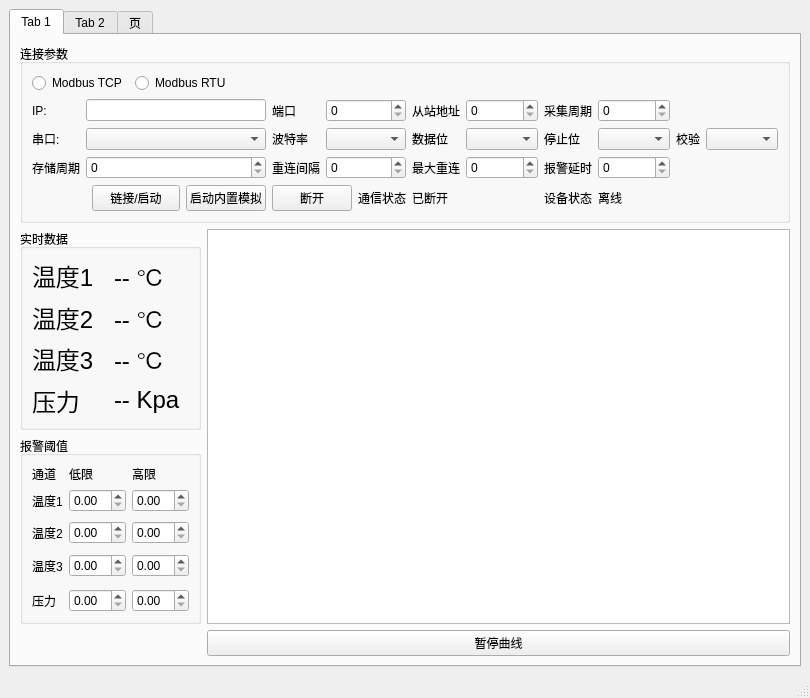
<?xml version="1.0" encoding="UTF-8"?>
<ui version="4.0">
 <class>MainWindow</class>
 <widget class="QMainWindow" name="MainWindow">
  <property name="geometry">
   <rect>
    <x>0</x>
    <y>0</y>
    <width>702</width>
    <height>589</height>
   </rect>
  </property>
  <property name="windowTitle">
   <string>MainWindow</string>
  </property>
  <widget class="QWidget" name="centralwidget">
   <layout class="QHBoxLayout" name="horizontalLayout">
    <item>
     <widget class="QTabWidget" name="tabWidget">
      <property name="currentIndex">
       <number>0</number>
      </property>
      <widget class="QWidget" name="connectionPage">
       <attribute name="title">
        <string>Tab 1</string>
       </attribute>
       <layout class="QGridLayout" name="gridLayout_5">
        <item row="0" column="0">
         <layout class="QGridLayout" name="gridLayout_4" rowstretch="0,1,0,0" columnstretch="1,4">
          <item row="1" column="1" rowspan="2">
           <widget class="QChartView" name="graphicsView"/>
          </item>
          <item row="2" column="0">
           <widget class="QGroupBox" name="alarmGBox">
            <property name="title">
             <string>报警阈值</string>
            </property>
            <layout class="QGridLayout" name="gridLayout_3">
             <item row="1" column="0">
              <widget class="QLabel" name="label_9">
               <property name="text">
                <string>温度1</string>
               </property>
              </widget>
             </item>
             <item row="0" column="2">
              <widget class="QLabel" name="label_6">
               <property name="text">
                <string>高限</string>
               </property>
              </widget>
             </item>
             <item row="0" column="0">
              <widget class="QLabel" name="label">
               <property name="text">
                <string>通道</string>
               </property>
              </widget>
             </item>
             <item row="3" column="0">
              <widget class="QLabel" name="label_8">
               <property name="text">
                <string>温度2</string>
               </property>
              </widget>
             </item>
             <item row="0" column="1">
              <widget class="QLabel" name="label_5">
               <property name="text">
                <string>低限</string>
               </property>
              </widget>
             </item>
             <item row="4" column="0" rowspan="3">
              <widget class="QLabel" name="label_7">
               <property name="text">
                <string>温度3</string>
               </property>
              </widget>
             </item>
             <item row="7" column="0">
              <widget class="QLabel" name="label_10">
               <property name="text">
                <string>压力</string>
               </property>
              </widget>
             </item>
             <item row="2" column="2" rowspan="3">
              <widget class="QDoubleSpinBox" name="temp2_highRange"/>
             </item>
             <item row="1" column="2">
              <widget class="QDoubleSpinBox" name="temp1_highRange"/>
             </item>
             <item row="1" column="1">
              <widget class="QDoubleSpinBox" name="temp1_lowRange"/>
             </item>
             <item row="2" column="1" rowspan="3">
              <widget class="QDoubleSpinBox" name="temp2_lowRange"/>
             </item>
             <item row="5" column="1">
              <widget class="QDoubleSpinBox" name="temp3_lowRange"/>
             </item>
             <item row="5" column="2">
              <widget class="QDoubleSpinBox" name="temp3_highRange"/>
             </item>
             <item row="7" column="1">
              <widget class="QDoubleSpinBox" name="pressure_lowRange"/>
             </item>
             <item row="7" column="2">
              <widget class="QDoubleSpinBox" name="pressure_highRange"/>
             </item>
            </layout>
           </widget>
          </item>
          <item row="3" column="1">
           <widget class="QPushButton" name="pauseChartButton">
            <property name="text">
             <string>暂停曲线</string>
            </property>
           </widget>
          </item>
          <item row="1" column="0">
           <widget class="QGroupBox" name="dataGBox">
            <property name="title">
             <string>实时数据</string>
            </property>
            <layout class="QGridLayout" name="gridLayout_2" rowminimumheight="0,0,0,0">
             <item row="3" column="0">
              <widget class="QLabel" name="label_4">
               <property name="text">
                <string>&lt;html&gt;&lt;head/&gt;&lt;body&gt;&lt;p&gt;&lt;span style=&quot; font-size:18pt;&quot;&gt;压力&lt;/span&gt;&lt;/p&gt;&lt;/body&gt;&lt;/html&gt;</string>
               </property>
              </widget>
             </item>
             <item row="1" column="0">
              <widget class="QLabel" name="label_2">
               <property name="text">
                <string>&lt;html&gt;&lt;head/&gt;&lt;body&gt;&lt;p&gt;&lt;span style=&quot; font-size:18pt;&quot;&gt;温度2&lt;/span&gt;&lt;/p&gt;&lt;/body&gt;&lt;/html&gt;</string>
               </property>
              </widget>
             </item>
             <item row="2" column="0">
              <widget class="QLabel" name="label_3">
               <property name="text">
                <string>&lt;html&gt;&lt;head/&gt;&lt;body&gt;&lt;p&gt;&lt;span style=&quot; font-size:18pt;&quot;&gt;温度3&lt;/span&gt;&lt;/p&gt;&lt;/body&gt;&lt;/html&gt;</string>
               </property>
              </widget>
             </item>
             <item row="3" column="1">
              <widget class="QLabel" name="pressure">
               <property name="text">
                <string>&lt;html&gt;&lt;head/&gt;&lt;body&gt;&lt;p&gt;&lt;span style=&quot; font-size:18pt;&quot;&gt;-- Kpa&lt;/span&gt;&lt;/p&gt;&lt;/body&gt;&lt;/html&gt;</string>
               </property>
              </widget>
             </item>
             <item row="2" column="1">
              <widget class="QLabel" name="temp3">
               <property name="text">
                <string>&lt;html&gt;&lt;head/&gt;&lt;body&gt;&lt;p&gt;&lt;span style=&quot; font-size:18pt;&quot;&gt;-- ℃&lt;/span&gt;&lt;/p&gt;&lt;/body&gt;&lt;/html&gt;</string>
               </property>
              </widget>
             </item>
             <item row="0" column="0">
              <widget class="QLabel" name="label_1">
               <property name="text">
                <string>&lt;html&gt;&lt;head/&gt;&lt;body&gt;&lt;p&gt;&lt;span style=&quot; font-size:18pt;&quot;&gt;温度1&lt;/span&gt;&lt;/p&gt;&lt;/body&gt;&lt;/html&gt;</string>
               </property>
              </widget>
             </item>
             <item row="1" column="1">
              <widget class="QLabel" name="temp2">
               <property name="text">
                <string>&lt;html&gt;&lt;head/&gt;&lt;body&gt;&lt;p&gt;&lt;span style=&quot; font-size:18pt;&quot;&gt;-- ℃&lt;/span&gt;&lt;/p&gt;&lt;/body&gt;&lt;/html&gt;</string>
               </property>
              </widget>
             </item>
             <item row="0" column="1">
              <widget class="QLabel" name="temp1">
               <property name="text">
                <string>&lt;html&gt;&lt;head/&gt;&lt;body&gt;&lt;p&gt;&lt;span style=&quot; font-size:18pt;&quot;&gt;-- ℃&lt;/span&gt;&lt;/p&gt;&lt;/body&gt;&lt;/html&gt;</string>
               </property>
              </widget>
             </item>
            </layout>
           </widget>
          </item>
          <item row="0" column="0" colspan="2">
           <widget class="QGroupBox" name="conParaGBox">
            <property name="title">
             <string>连接参数</string>
            </property>
            <layout class="QGridLayout" name="gridLayout">
             <item row="4" column="6">
              <widget class="QLabel" name="label_Port_4">
               <property name="text">
                <string>重连间隔</string>
               </property>
              </widget>
             </item>
             <item row="1" column="7" colspan="2">
              <widget class="QSpinBox" name="spinPort"/>
             </item>
             <item row="6" column="12">
              <widget class="QLabel" name="label_14">
               <property name="text">
                <string>设备状态</string>
               </property>
              </widget>
             </item>
             <item row="6" column="8">
              <widget class="QLabel" name="label_13">
               <property name="text">
                <string>通信状态</string>
               </property>
              </widget>
             </item>
             <item row="1" column="0">
              <widget class="QLabel" name="label_IP">
               <property name="text">
                <string>IP:</string>
               </property>
              </widget>
             </item>
             <item row="1" column="9">
              <widget class="QLabel" name="label_Addr">
               <property name="text">
                <string>从站地址</string>
               </property>
              </widget>
             </item>
             <item row="3" column="13">
              <widget class="QComboBox" name="stopBitsCombo"/>
             </item>
             <item row="4" column="10">
              <widget class="QSpinBox" name="maxReconnectSpin"/>
             </item>
             <item row="4" column="9">
              <widget class="QLabel" name="label_Addr_3">
               <property name="text">
                <string>最大重连</string>
               </property>
              </widget>
             </item>
             <item row="3" column="9">
              <widget class="QLabel" name="label_dataBits">
               <property name="text">
                <string>数据位</string>
               </property>
              </widget>
             </item>
             <item row="3" column="12">
              <widget class="QLabel" name="label_stopBits">
               <property name="text">
                <string>停止位</string>
               </property>
              </widget>
             </item>
             <item row="1" column="13">
              <widget class="QSpinBox" name="spinInterval"/>
             </item>
             <item row="6" column="2" colspan="2">
              <widget class="QPushButton" name="conTcp">
               <property name="text">
                <string>链接/启动</string>
               </property>
              </widget>
             </item>
             <item row="4" column="13">
              <widget class="QSpinBox" name="alarmDelaySpin"/>
             </item>
             <item row="1" column="6">
              <widget class="QLabel" name="label_Port">
               <property name="text">
                <string>端口</string>
               </property>
              </widget>
             </item>
             <item row="0" column="3" colspan="2">
              <widget class="QRadioButton" name="radioButton_2">
               <property name="text">
                <string>Modbus RTU</string>
               </property>
              </widget>
             </item>
             <item row="4" column="7" colspan="2">
              <widget class="QSpinBox" name="reconnectIntervalSpin"/>
             </item>
             <item row="3" column="16">
              <widget class="QComboBox" name="parityCombo"/>
             </item>
             <item row="3" column="14">
              <widget class="QLabel" name="label_check">
               <property name="text">
                <string>校验</string>
               </property>
              </widget>
             </item>
             <item row="3" column="7" colspan="2">
              <widget class="QComboBox" name="baudCombo"/>
             </item>
             <item row="6" column="4" colspan="2">
              <widget class="QPushButton" name="pushButton">
               <property name="text">
                <string>启动内置模拟</string>
               </property>
              </widget>
             </item>
             <item row="6" column="9">
              <widget class="QLabel" name="statusLabel">
               <property name="text">
                <string>已断开</string>
               </property>
              </widget>
             </item>
             <item row="6" column="6" colspan="2">
              <widget class="QPushButton" name="disCon">
               <property name="text">
                <string>断开</string>
               </property>
              </widget>
             </item>
             <item row="3" column="6">
              <widget class="QLabel" name="label_Baud">
               <property name="text">
                <string>波特率</string>
               </property>
              </widget>
             </item>
             <item row="3" column="0">
              <widget class="QLabel" name="label_COM">
               <property name="text">
                <string>串口:</string>
               </property>
              </widget>
             </item>
             <item row="1" column="12">
              <widget class="QLabel" name="label_Cycle">
               <property name="text">
                <string>采集周期</string>
               </property>
              </widget>
             </item>
             <item row="0" column="0" colspan="3">
              <widget class="QRadioButton" name="radioButton">
               <property name="text">
                <string>Modbus TCP</string>
               </property>
              </widget>
             </item>
             <item row="3" column="10">
              <widget class="QComboBox" name="dataBitsCombo"/>
             </item>
             <item row="1" column="10">
              <widget class="QSpinBox" name="spinSlaveAddr"/>
             </item>
             <item row="4" column="12">
              <widget class="QLabel" name="label_Cycle_3">
               <property name="text">
                <string>报警延时</string>
               </property>
              </widget>
             </item>
             <item row="6" column="13" colspan="2">
              <widget class="QLabel" name="onlineLabel">
               <property name="text">
                <string>离线</string>
               </property>
              </widget>
             </item>
             <item row="4" column="0">
              <widget class="QLabel" name="label_IP_3">
               <property name="text">
                <string>存储周期</string>
               </property>
              </widget>
             </item>
             <item row="1" column="1" colspan="5">
              <widget class="QLineEdit" name="ipLine"/>
             </item>
             <item row="3" column="1" colspan="5">
              <widget class="QComboBox" name="serialPortCombo"/>
             </item>
             <item row="4" column="1" colspan="5">
              <widget class="QSpinBox" name="saveIntervalSpin"/>
             </item>
            </layout>
           </widget>
          </item>
         </layout>
        </item>
       </layout>
      </widget>
      <widget class="QWidget" name="historyPage">
       <attribute name="title">
        <string>Tab 2</string>
       </attribute>
       <layout class="QVBoxLayout" name="verticalLayout">
        <item>
         <layout class="QHBoxLayout" name="horizontalLayout_2">
          <item>
           <widget class="QLabel" name="label_12">
            <property name="minimumSize">
             <size>
              <width>40</width>
              <height>0</height>
             </size>
            </property>
            <property name="maximumSize">
             <size>
              <width>50</width>
              <height>16777215</height>
             </size>
            </property>
            <property name="text">
             <string>开始时间</string>
            </property>
           </widget>
          </item>
          <item>
           <widget class="QDateTimeEdit" name="startEdit"/>
          </item>
          <item>
           <spacer name="horizontalSpacer">
            <property name="orientation">
             <enum>Qt::Horizontal</enum>
            </property>
            <property name="sizeType">
             <enum>QSizePolicy::Fixed</enum>
            </property>
            <property name="sizeHint" stdset="0">
             <size>
              <width>50</width>
              <height>20</height>
             </size>
            </property>
           </spacer>
          </item>
          <item>
           <widget class="QLabel" name="label_11">
            <property name="minimumSize">
             <size>
              <width>40</width>
              <height>0</height>
             </size>
            </property>
            <property name="maximumSize">
             <size>
              <width>50</width>
              <height>16777215</height>
             </size>
            </property>
            <property name="text">
             <string>结束时间</string>
            </property>
           </widget>
          </item>
          <item>
           <widget class="QDateTimeEdit" name="endEdit">
            <property name="minimumSize">
             <size>
              <width>0</width>
              <height>0</height>
             </size>
            </property>
           </widget>
          </item>
          <item>
           <widget class="QPushButton" name="queryButton">
            <property name="text">
             <string>查询</string>
            </property>
            <property name="iconSize">
             <size>
              <width>20</width>
              <height>12</height>
             </size>
            </property>
           </widget>
          </item>
         </layout>
        </item>
        <item>
         <widget class="QTableWidget" name="historyTable"/>
        </item>
       </layout>
      </widget>
      <widget class="QWidget" name="AlarmPage">
       <attribute name="title">
        <string>页</string>
       </attribute>
       <layout class="QVBoxLayout" name="verticalLayout_2">
        <item>
         <widget class="QPushButton" name="refreshButton">
          <property name="text">
           <string>刷新报警记录</string>
          </property>
         </widget>
        </item>
        <item>
         <widget class="QTableWidget" name="alarmTable"/>
        </item>
       </layout>
      </widget>
     </widget>
    </item>
   </layout>
  </widget>
  <widget class="QMenuBar" name="menubar">
   <property name="geometry">
    <rect>
     <x>0</x>
     <y>0</y>
     <width>702</width>
     <height>18</height>
    </rect>
   </property>
  </widget>
  <widget class="QStatusBar" name="statusbar"/>
 </widget>
 <customwidgets>
  <customwidget>
   <class>QChartView</class>
   <extends>QGraphicsView</extends>
   <header location="global">qchartview.h</header>
  </customwidget>
 </customwidgets>
 <resources/>
 <connections/>
</ui>
